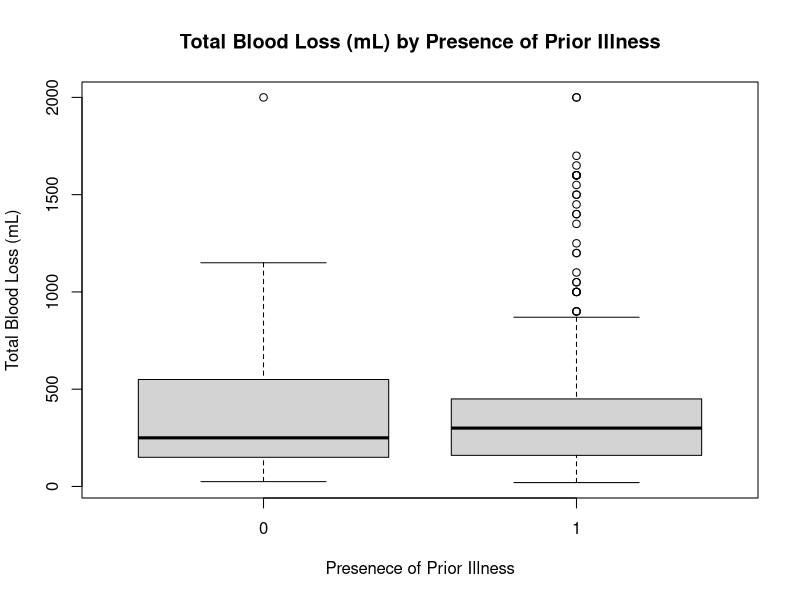
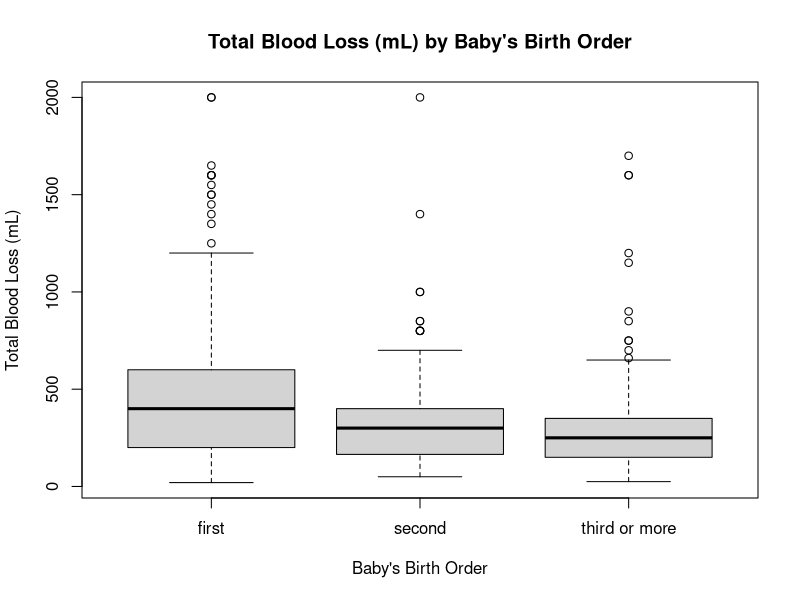

Source code (R) for these figures, in order:
# PUBH 6450; HW 3
#Kath Fillman

# Get data in & libraries loaded
library(ggplot2)
library(psych)
setwd("C:/Users/Kath/Documents/Biostatistics_Homeworks/6450 Datasets")
pph_study <- read.csv('PPHstudyUpdated.csv')

# Find number of variables
ncol(pph_study)

#1: Prior Illness
describeBy(pph_study$TotalBloodLoss, pph_study$NoPriorIllness)
boxplot(pph_study$TotalBloodLoss~pph_study$NoPriorIllness,
        xlab = "Presenece of Prior Illness", ylab = "Total Blood Loss (mL)",
        main = "Total Blood Loss (mL) by Presence of Prior Illness")
bloodloss_priorillness <- aov(pph_study$TotalBloodLoss~pph_study$NoPriorIllness)
summary(bloodloss_priorillness)
# F value: 0.443
# Pr(>F): 0.506

#2: BBO
describeBy(pph_study$TotalBloodLoss, pph_study$BBO)
boxplot(pph_study$TotalBloodLoss~pph_study$BBO,
        xlab = "Baby's Birth Order", ylab = "Total Blood Loss (mL)",
        main = "Total Blood Loss (mL) by Baby's Birth Order")
bloodloss_birthorder <- aov(pph_study$TotalBloodLoss~pph_study$BBO)
summary(bloodloss_birthorder)
# F value: 15.61
# Pr(>F): 2.72e-07
pairwise.t.test(pph_study$TotalBloodLoss, pph_study$BBO, p.adj = "bonferroni")
